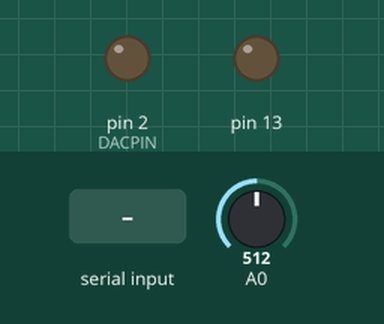
This sketch was run on a simulated Arduino Uno, built with avr-gcc and run on an emulated ATmega328P. Shown: output pins drawn as LEDs (lit = HIGH). The test bench sets the inputs (shaded band); at power-on: A0 = 512. What the sketch prints to the serial monitor is not drawn.

Above: at 1.2 s.
1.3 s: "200\n" received over Serial
At 2.6 s:
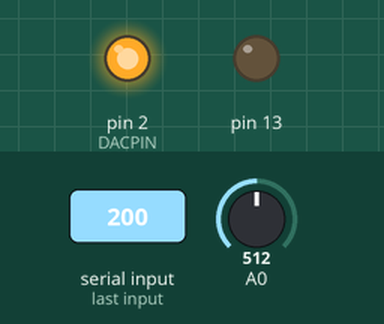
3.8 s: "90,45\n" received over Serial
At 5.7 s:
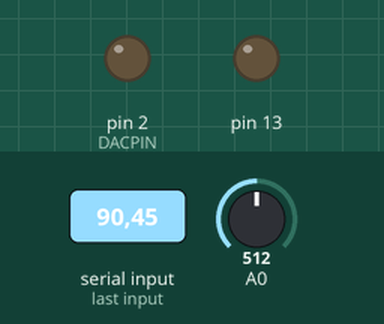
Timing chart, 0 to 7.2 s (numbered marks = the images above; inputs shaded):
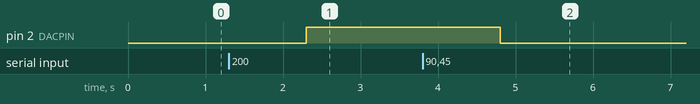

The sketch:

sketch_jul13a.ino
```cpp
#define SAMPLES 10
#define DACPIN 2

void setup() {
  // put your setup code here, to run once:

 // initialize serial communication at 115200 bits per second:
  Serial.begin(115200);
  pinMode(13, OUTPUT);
  pinMode(A0, INPUT);
   analogWrite(DACPIN,0);
}

void loop() {
  // put your main code here, to run repeatedly:

   int ich;
   int s;
   unsigned int val;
   char str[1000] ;

   if( Serial.available() > 0) {

   int ival = Serial.readString().toInt();

    analogWrite(DACPIN,ival);
    delay(20);

 }


 sprintf(str," START \n");
 Serial.print(str);

 val = analogRead(A0);

 // print out the value you read:

 sprintf(str," %d \n",val);
  Serial.print(str);


}
```

Measured:
- after the input at 1.3 s, pin 2 (DACPIN): LOW → HIGH after 1.0 s
- after the input at 3.8 s, pin 2 (DACPIN): HIGH → LOW after 1.0 s
